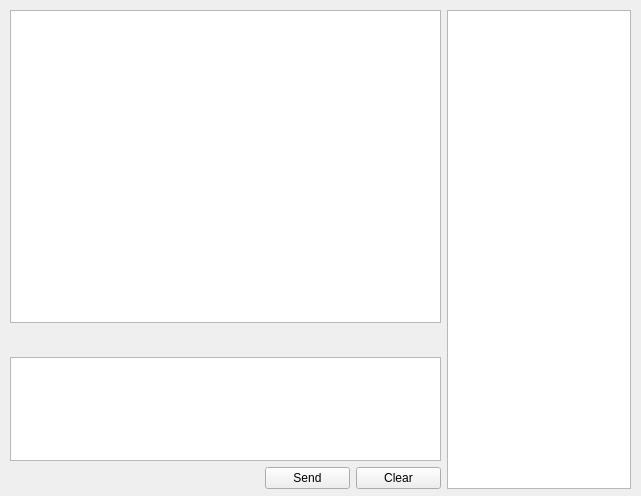
<?xml version="1.0" encoding="UTF-8"?>
<ui version="4.0">
 <class>ChatDialog</class>
 <widget class="QDialog" name="ChatDialog">
  <property name="geometry">
   <rect>
    <x>0</x>
    <y>0</y>
    <width>641</width>
    <height>496</height>
   </rect>
  </property>
  <property name="windowTitle">
   <string>Google Chatroom</string>
  </property>
  <widget class="QWidget" name="">
   <property name="geometry">
    <rect>
     <x>10</x>
     <y>10</y>
     <width>621</width>
     <height>479</height>
    </rect>
   </property>
   <layout class="QHBoxLayout" name="horizontalLayout_3" stretch="7,3">
    <item>
     <layout class="QVBoxLayout" name="verticalLayout" stretch="6,1,2,1">
      <item>
       <widget class="QTextEdit" name="messageEdit"/>
      </item>
      <item>
       <layout class="QHBoxLayout" name="horizontalLayout">
        <item>
         <widget class="QPushButton" name="faceButton">
          <property name="palette">
           <palette>
            <active>
             <colorrole role="Button">
              <brush brushstyle="SolidPattern">
               <color alpha="255">
                <red>255</red>
                <green>255</green>
                <blue>255</blue>
               </color>
              </brush>
             </colorrole>
             <colorrole role="Highlight">
              <brush brushstyle="SolidPattern">
               <color alpha="255">
                <red>255</red>
                <green>255</green>
                <blue>255</blue>
               </color>
              </brush>
             </colorrole>
            </active>
            <inactive>
             <colorrole role="Button">
              <brush brushstyle="SolidPattern">
               <color alpha="255">
                <red>255</red>
                <green>255</green>
                <blue>255</blue>
               </color>
              </brush>
             </colorrole>
             <colorrole role="Highlight">
              <brush brushstyle="SolidPattern">
               <color alpha="255">
                <red>229</red>
                <green>227</green>
                <blue>225</blue>
               </color>
              </brush>
             </colorrole>
            </inactive>
            <disabled>
             <colorrole role="Button">
              <brush brushstyle="SolidPattern">
               <color alpha="255">
                <red>255</red>
                <green>255</green>
                <blue>255</blue>
               </color>
              </brush>
             </colorrole>
             <colorrole role="Highlight">
              <brush brushstyle="SolidPattern">
               <color alpha="255">
                <red>240</red>
                <green>240</green>
                <blue>240</blue>
               </color>
              </brush>
             </colorrole>
            </disabled>
           </palette>
          </property>
          <property name="text">
           <string/>
          </property>
          <property name="icon">
           <iconset resource="client.qrc">
            <normaloff>:/images/pic.png</normaloff>:/images/pic.png</iconset>
          </property>
          <property name="iconSize">
           <size>
            <width>32</width>
            <height>32</height>
           </size>
          </property>
          <property name="flat">
           <bool>true</bool>
          </property>
         </widget>
        </item>
        <item>
         <widget class="QPushButton" name="fontButton">
          <property name="text">
           <string/>
          </property>
          <property name="icon">
           <iconset resource="client.qrc">
            <normaloff>:/images/font.png</normaloff>:/images/font.png</iconset>
          </property>
          <property name="iconSize">
           <size>
            <width>32</width>
            <height>32</height>
           </size>
          </property>
          <property name="flat">
           <bool>true</bool>
          </property>
         </widget>
        </item>
        <item>
         <widget class="QPushButton" name="fileButton">
          <property name="text">
           <string/>
          </property>
          <property name="icon">
           <iconset resource="client.qrc">
            <normaloff>:/images/transfer_file.png</normaloff>:/images/transfer_file.png</iconset>
          </property>
          <property name="iconSize">
           <size>
            <width>32</width>
            <height>32</height>
           </size>
          </property>
          <property name="flat">
           <bool>true</bool>
          </property>
         </widget>
        </item>
        <item>
         <widget class="QPushButton" name="clearMsgButton">
          <property name="text">
           <string/>
          </property>
          <property name="icon">
           <iconset resource="client.qrc">
            <normaloff>:/images/clear.png</normaloff>:/images/clear.png</iconset>
          </property>
          <property name="iconSize">
           <size>
            <width>32</width>
            <height>32</height>
           </size>
          </property>
          <property name="flat">
           <bool>true</bool>
          </property>
         </widget>
        </item>
        <item>
         <widget class="QPushButton" name="musicButton">
          <property name="text">
           <string/>
          </property>
          <property name="icon">
           <iconset resource="client.qrc">
            <normaloff>:/images/music_share.png</normaloff>:/images/music_share.png</iconset>
          </property>
          <property name="iconSize">
           <size>
            <width>32</width>
            <height>32</height>
           </size>
          </property>
          <property name="flat">
           <bool>true</bool>
          </property>
         </widget>
        </item>
        <item>
         <widget class="QPushButton" name="voiceButton">
          <property name="text">
           <string/>
          </property>
          <property name="icon">
           <iconset resource="client.qrc">
            <normaloff>:/images/voice.png</normaloff>:/images/voice.png</iconset>
          </property>
          <property name="iconSize">
           <size>
            <width>32</width>
            <height>32</height>
           </size>
          </property>
          <property name="flat">
           <bool>true</bool>
          </property>
         </widget>
        </item>
        <item>
         <widget class="QPushButton" name="hideButton">
          <property name="text">
           <string/>
          </property>
          <property name="icon">
           <iconset resource="client.qrc">
            <normaloff>:/images/hide.png</normaloff>
            <normalon>:/images/hide.png</normalon>:/images/hide.png</iconset>
          </property>
          <property name="iconSize">
           <size>
            <width>32</width>
            <height>32</height>
           </size>
          </property>
          <property name="flat">
           <bool>true</bool>
          </property>
         </widget>
        </item>
       </layout>
      </item>
      <item>
       <widget class="QTextEdit" name="inputEdit"/>
      </item>
      <item>
       <layout class="QHBoxLayout" name="horizontalLayout_2" stretch="6,2,2">
        <item>
         <spacer name="horizontalSpacer">
          <property name="orientation">
           <enum>Qt::Horizontal</enum>
          </property>
          <property name="sizeHint" stdset="0">
           <size>
            <width>40</width>
            <height>20</height>
           </size>
          </property>
         </spacer>
        </item>
        <item>
         <widget class="QPushButton" name="sendButton">
          <property name="text">
           <string>Send</string>
          </property>
         </widget>
        </item>
        <item>
         <widget class="QPushButton" name="clearInputButton">
          <property name="text">
           <string>Clear</string>
          </property>
         </widget>
        </item>
       </layout>
      </item>
     </layout>
    </item>
    <item>
     <widget class="QListWidget" name="userList"/>
    </item>
   </layout>
  </widget>
 </widget>
 <resources>
  <include location="client.qrc"/>
 </resources>
 <connections>
  <connection>
   <sender>clearInputButton</sender>
   <signal>clicked()</signal>
   <receiver>inputEdit</receiver>
   <slot>clear()</slot>
   <hints>
    <hint type="sourcelabel">
     <x>391</x>
     <y>466</y>
    </hint>
    <hint type="destinationlabel">
     <x>337</x>
     <y>410</y>
    </hint>
   </hints>
  </connection>
  <connection>
   <sender>clearMsgButton</sender>
   <signal>clicked()</signal>
   <receiver>messageEdit</receiver>
   <slot>clear()</slot>
   <hints>
    <hint type="sourcelabel">
     <x>224</x>
     <y>315</y>
    </hint>
    <hint type="destinationlabel">
     <x>219</x>
     <y>208</y>
    </hint>
   </hints>
  </connection>
  <connection>
   <sender>hideButton</sender>
   <signal>clicked(bool)</signal>
   <receiver>userList</receiver>
   <slot>setHidden(bool)</slot>
   <hints>
    <hint type="sourcelabel">
     <x>411</x>
     <y>320</y>
    </hint>
    <hint type="destinationlabel">
     <x>494</x>
     <y>320</y>
    </hint>
   </hints>
  </connection>
 </connections>
</ui>
